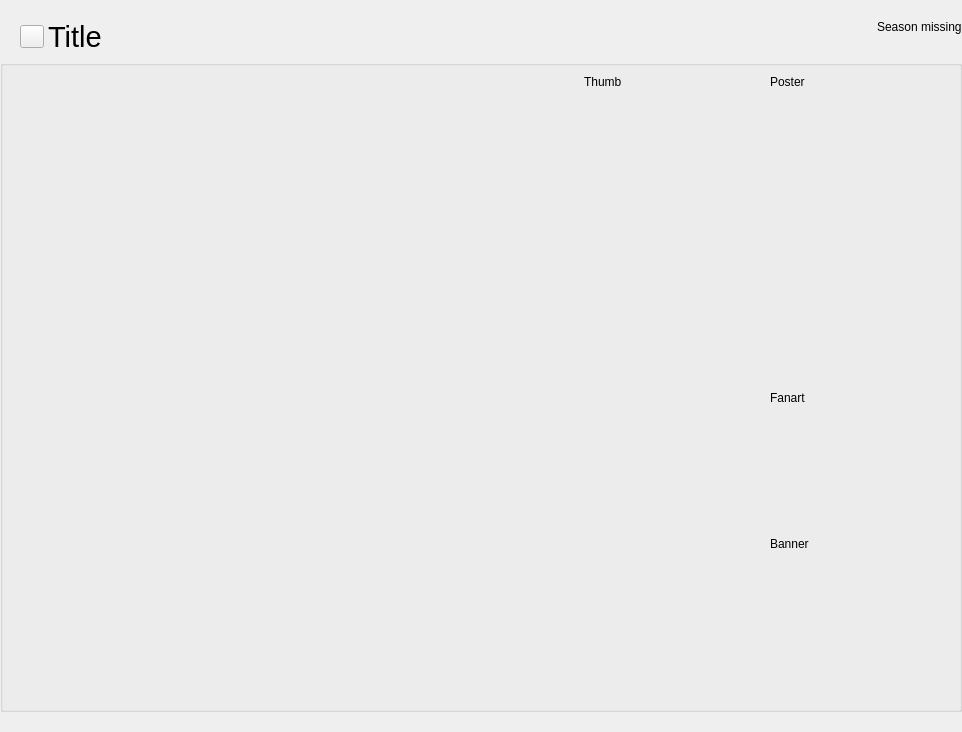
<?xml version="1.0" encoding="UTF-8"?>
<ui version="4.0">
 <class>TvShowWidgetSeason</class>
 <widget class="QWidget" name="TvShowWidgetSeason">
  <property name="geometry">
   <rect>
    <x>0</x>
    <y>0</y>
    <width>962</width>
    <height>732</height>
   </rect>
  </property>
  <layout class="QVBoxLayout" name="verticalLayout_2" stretch="0,1">
   <property name="leftMargin">
    <number>0</number>
   </property>
   <property name="topMargin">
    <number>0</number>
   </property>
   <property name="rightMargin">
    <number>0</number>
   </property>
   <property name="bottomMargin">
    <number>20</number>
   </property>
   <item>
    <layout class="QHBoxLayout" name="horizontalLayout" stretch="1,0">
     <property name="spacing">
      <number>0</number>
     </property>
     <item>
      <layout class="QVBoxLayout" name="verticalLayout_4">
       <property name="spacing">
        <number>0</number>
       </property>
       <property name="topMargin">
        <number>20</number>
       </property>
       <item>
        <layout class="QHBoxLayout" name="horizontalLayout_3">
         <item>
          <spacer name="horizontalSpacer_2">
           <property name="orientation">
            <enum>Qt::Horizontal</enum>
           </property>
           <property name="sizeType">
            <enum>QSizePolicy::Fixed</enum>
           </property>
           <property name="sizeHint" stdset="0">
            <size>
             <width>20</width>
             <height>20</height>
            </size>
           </property>
          </spacer>
         </item>
         <item>
          <widget class="QToolButton" name="buttonRevert">
           <property name="cursor">
            <cursorShape>PointingHandCursor</cursorShape>
           </property>
           <property name="toolTip">
            <string>Episode has changed. Click to revert changes.</string>
           </property>
           <property name="text">
            <string/>
           </property>
           <property name="icon">
            <iconset resource="../../data/MediaElch.qrc">
             <normaloff>:/img/arrow_circle_left.png</normaloff>:/img/arrow_circle_left.png</iconset>
           </property>
          </widget>
         </item>
         <item>
          <widget class="QLabel" name="title">
           <property name="font">
            <font>
             <family>Helvetica Neue</family>
             <pointsize>22</pointsize>
            </font>
           </property>
           <property name="text">
            <string>Title</string>
           </property>
           <property name="indent">
            <number>4</number>
           </property>
          </widget>
         </item>
         <item>
          <spacer name="horizontalSpacer_3">
           <property name="orientation">
            <enum>Qt::Horizontal</enum>
           </property>
           <property name="sizeHint" stdset="0">
            <size>
             <width>40</width>
             <height>20</height>
            </size>
           </property>
          </spacer>
         </item>
        </layout>
       </item>
      </layout>
     </item>
     <item>
      <widget class="QLabel" name="missingLabel">
       <property name="sizePolicy">
        <sizepolicy hsizetype="Preferred" vsizetype="Preferred">
         <horstretch>0</horstretch>
         <verstretch>0</verstretch>
        </sizepolicy>
       </property>
       <property name="text">
        <string>Season missing</string>
       </property>
      </widget>
     </item>
    </layout>
   </item>
   <item>
    <widget class="QGroupBox" name="groupBox_3">
     <property name="title">
      <string/>
     </property>
     <layout class="QHBoxLayout" name="horizontalLayout_2">
      <item>
       <spacer name="horizontalSpacer">
        <property name="orientation">
         <enum>Qt::Horizontal</enum>
        </property>
        <property name="sizeHint" stdset="0">
         <size>
          <width>40</width>
          <height>20</height>
         </size>
        </property>
       </spacer>
      </item>
      <item>
       <layout class="QVBoxLayout" name="verticalLayout_3">
        <item>
         <widget class="QLabel" name="labelThumb">
          <property name="text">
           <string>Thumb</string>
          </property>
         </widget>
        </item>
        <item>
         <widget class="ClosableImage" name="thumb">
          <property name="minimumSize">
           <size>
            <width>180</width>
            <height>102</height>
           </size>
          </property>
          <property name="maximumSize">
           <size>
            <width>180</width>
            <height>102</height>
           </size>
          </property>
          <property name="cursor">
           <cursorShape>PointingHandCursor</cursorShape>
          </property>
          <property name="toolTip">
           <string>Click to Change</string>
          </property>
          <property name="text">
           <string/>
          </property>
          <property name="pixmap">
           <pixmap resource="../../data/MediaElch.qrc">:/img/placeholders/thumb.png</pixmap>
          </property>
          <property name="alignment">
           <set>Qt::AlignCenter</set>
          </property>
          <property name="clickable" stdset="0">
           <bool>true</bool>
          </property>
          <property name="myFixedHeight" stdset="0">
           <number>102</number>
          </property>
          <property name="dropShadow" stdset="0">
           <bool>true</bool>
          </property>
         </widget>
        </item>
        <item>
         <spacer name="verticalSpacer">
          <property name="orientation">
           <enum>Qt::Vertical</enum>
          </property>
          <property name="sizeHint" stdset="0">
           <size>
            <width>20</width>
            <height>40</height>
           </size>
          </property>
         </spacer>
        </item>
       </layout>
      </item>
      <item>
       <layout class="QVBoxLayout" name="verticalLayout">
        <item>
         <widget class="QLabel" name="labelPoster">
          <property name="text">
           <string>Poster</string>
          </property>
         </widget>
        </item>
        <item>
         <widget class="ClosableImage" name="poster">
          <property name="minimumSize">
           <size>
            <width>180</width>
            <height>290</height>
           </size>
          </property>
          <property name="maximumSize">
           <size>
            <width>180</width>
            <height>290</height>
           </size>
          </property>
          <property name="cursor">
           <cursorShape>PointingHandCursor</cursorShape>
          </property>
          <property name="toolTip">
           <string>Click to Change</string>
          </property>
          <property name="text">
           <string/>
          </property>
          <property name="pixmap">
           <pixmap resource="../../data/MediaElch.qrc">:/img/placeholders/poster.png</pixmap>
          </property>
          <property name="alignment">
           <set>Qt::AlignCenter</set>
          </property>
          <property name="clickable" stdset="0">
           <bool>true</bool>
          </property>
          <property name="myFixedHeight" stdset="0">
           <number>290</number>
          </property>
          <property name="dropShadow" stdset="0">
           <bool>true</bool>
          </property>
         </widget>
        </item>
        <item>
         <widget class="QLabel" name="labelFanart">
          <property name="text">
           <string>Fanart</string>
          </property>
         </widget>
        </item>
        <item>
         <widget class="ClosableImage" name="backdrop">
          <property name="minimumSize">
           <size>
            <width>180</width>
            <height>120</height>
           </size>
          </property>
          <property name="maximumSize">
           <size>
            <width>180</width>
            <height>120</height>
           </size>
          </property>
          <property name="cursor">
           <cursorShape>PointingHandCursor</cursorShape>
          </property>
          <property name="toolTip">
           <string>Click to Change</string>
          </property>
          <property name="text">
           <string/>
          </property>
          <property name="pixmap">
           <pixmap resource="../../data/MediaElch.qrc">:/img/placeholders/fanart.png</pixmap>
          </property>
          <property name="alignment">
           <set>Qt::AlignCenter</set>
          </property>
          <property name="clickable" stdset="0">
           <bool>true</bool>
          </property>
          <property name="myFixedHeight" stdset="0">
           <number>120</number>
          </property>
          <property name="dropShadow" stdset="0">
           <bool>true</bool>
          </property>
         </widget>
        </item>
        <item>
         <widget class="QLabel" name="labelBanner">
          <property name="text">
           <string>Banner</string>
          </property>
         </widget>
        </item>
        <item>
         <widget class="ClosableImage" name="banner">
          <property name="minimumSize">
           <size>
            <width>180</width>
            <height>53</height>
           </size>
          </property>
          <property name="maximumSize">
           <size>
            <width>180</width>
            <height>53</height>
           </size>
          </property>
          <property name="cursor">
           <cursorShape>PointingHandCursor</cursorShape>
          </property>
          <property name="toolTip">
           <string>Click to change</string>
          </property>
          <property name="text">
           <string/>
          </property>
          <property name="pixmap">
           <pixmap resource="../../data/MediaElch.qrc">:/img/placeholders/banner.png</pixmap>
          </property>
          <property name="alignment">
           <set>Qt::AlignCenter</set>
          </property>
          <property name="clickable" stdset="0">
           <bool>true</bool>
          </property>
          <property name="myFixedHeight" stdset="0">
           <number>53</number>
          </property>
          <property name="dropShadow" stdset="0">
           <bool>true</bool>
          </property>
         </widget>
        </item>
        <item>
         <spacer name="verticalSpacer_4">
          <property name="orientation">
           <enum>Qt::Vertical</enum>
          </property>
          <property name="sizeHint" stdset="0">
           <size>
            <width>20</width>
            <height>40</height>
           </size>
          </property>
         </spacer>
        </item>
       </layout>
      </item>
     </layout>
    </widget>
   </item>
  </layout>
 </widget>
 <customwidgets>
  <customwidget>
   <class>ClosableImage</class>
   <extends>QLabel</extends>
   <header>ui/small_widgets/ClosableImage.h</header>
  </customwidget>
 </customwidgets>
 <resources>
  <include location="../../data/MediaElch.qrc"/>
 </resources>
 <connections/>
</ui>
